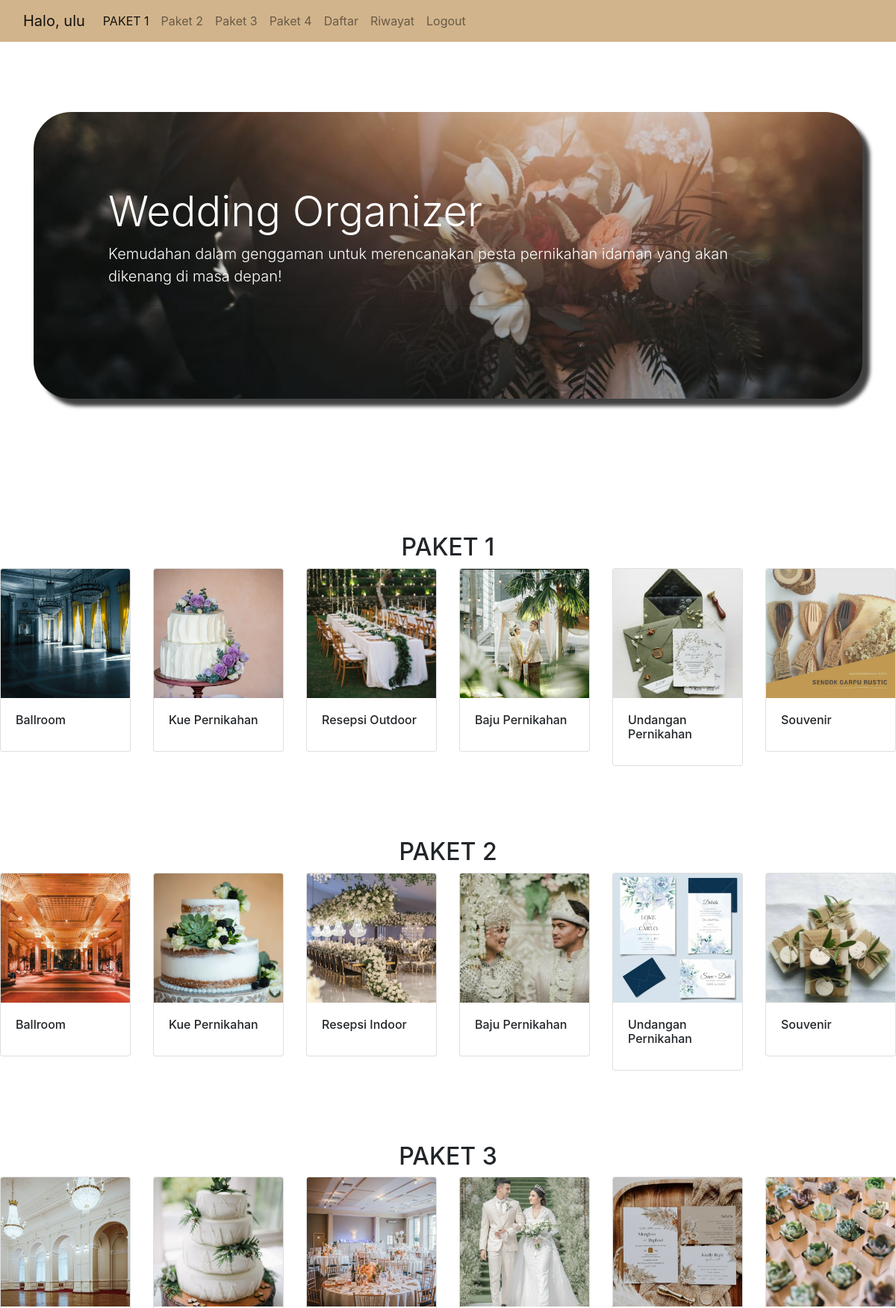
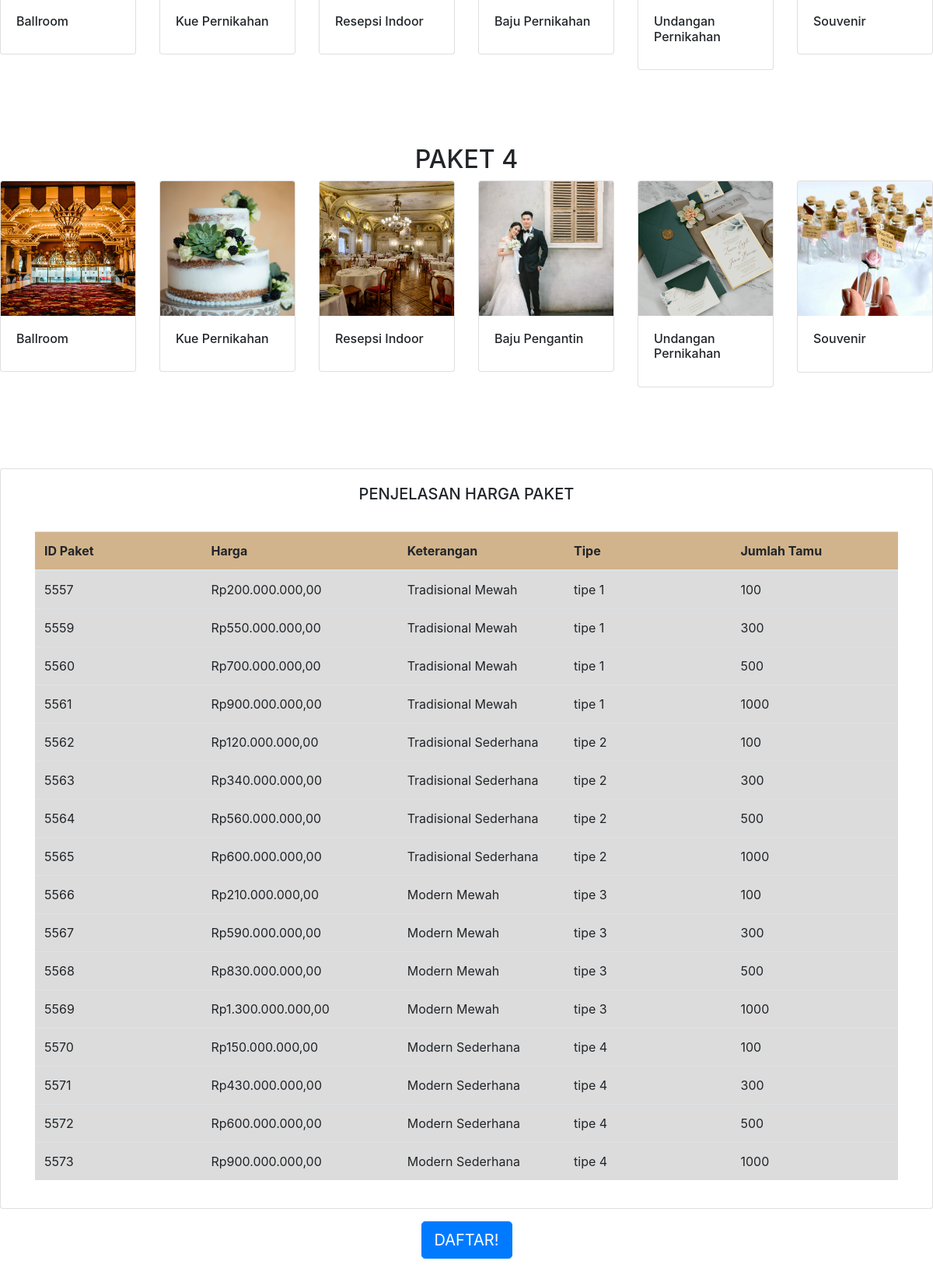
Screenshot of /halaman_pelanggan.php (signed in, upper part) with the database file from the repository (2 pictures, top to bottom).
### tables this page shows
CREATE TABLE `paket` (
  `id_paket` int(10) NOT NULL,
  `harga` int(20) NOT NULL,
  `keterangan` varchar(100) NOT NULL,
  `tipe` varchar(50) NOT NULL,
  `jumlah_tamu` varchar(30) NOT NULL
);

### function.php (called while the page is built)
<?php
function rupiah ($angka){
    $hasil = "Rp" . number_format($angka, '2',',','.');
    return $hasil;
}
?>

### halaman_pelanggan.php (the view, shortened to what this page needs)
<!DOCTYPE html>
<html>
<head>
    <link rel="stylesheet" href="https://stackpath.bootstrapcdn.com/bootstrap/4.4.1/css/bootstrap.min.css">
</head>
<body>
	<?php
 include "function.php";
	?>
<body>
<nav class="navbar fixed-top navbar-expand-lg navbar-light " style="background-color: #D2B48C;">
  <div class="container-fluid">
  <a class="navbar-brand font-Dishonorable Mention" >Halo, <?php echo $_SESSION['username']; ?> </a>
    <div class="collapse navbar-collapse" id="navbarNav">
      <ul class="navbar-nav ms-auto text-center">
        <li class="nav-item">
          <a class="nav-link active" aria-current="page" href="#paket1">PAKET 1</a>
        </li>
        <li class="nav-item">
          <a class="nav-link" href="#paket2">Paket 2</a>
        </li>
        <li class="nav-item">
          <a class="nav-link" href="#paket3">Paket 3</a>
        </li>
		<li class="nav-item">
          <a class="nav-link" href="#paket4">Paket 4</a>
        </li>
        <li class="nav-item ml-auto">
          <a class="nav-link" href="#deskpaket">Daftar</a>
        </li>
        <li class="nav-item ml-auto">
          <a class="nav-link" href="#history">Riwayat</a>
        </li>
        <li class="nav-item ml-auto">
          <a class="nav-link" href="logout.php">Logout</a>
        </li>
      </ul>
    </div>
  </div>
</nav>
<div class="container">
    <div class="jumbotron">
      <h1 class="display-4 text-white">Wedding Organizer</h1>
      <p class="lead text-white">Kemudahan dalam genggaman untuk merencanakan pesta pernikahan idaman
        yang akan dikenang di masa depan!</p>
      <hr class="my-4">
    </div>
  </div>
<section id="paket1">
<h2 class= "text-center">PAKET 1</h2>
<div class="row row-cols-1 row-cols-md-2 g-4">
<div class="col-lg-2 col-md-2 col-xs-3 thumb">
    <div class="card">
      <img src="foto/bl1.jpeg" class="card-img-top" alt="rekomen">
      <div class="card-body">
        <h6 class="card-title">Ballroom</h6>
              </div>
    </div>
  </div>
  <div class="col-lg-2 col-md-3 col-xs-5 thumb">
    <div class="card">
      <img src="foto/kue2.jpeg" class="card-img-top" alt="rekomen">
      <div class="card-body">
        <h6 class="card-title">Kue Pernikahan</h6>
              </div>
    </div>
  </div>
  <div class="col-lg-2 col-md-3 col-xs-5 thumb">
    <div class="card">
      <img src="foto/tema7.jpeg" class="card-img-top" alt="rekomen">
      <div class="card-body">
        <h6 class="card-title">Resepsi Outdoor</h6>
              </div>
    </div>
  </div>
  <div class="col-lg-2 col-md-3 col-xs-5 thumb">
    <div class="card">
      <img src="foto/tr4.jpeg" class="card-img-top" alt="rekomen">
      <div class="card-body">
        <h6 class="card-title">Baju Pernikahan</h6>
      </div>
    </div>
  </div>
  <div class="col-lg-2 col-md-3 col-xs-5 thumb">
    <div class="card">
      <img src="foto/udg3.jpeg" class="card-img-top" alt="rekomen">
      <div class="card-body">
        <h6 class="card-title">Undangan Pernikahan</h6>
      </div>
    </div>
  </div>
  <div class="col-lg-2 col-md-3 col-xs-5 thumb">
    <div class="card">
      <img src="foto/sv4.jpeg" class="card-img-top" alt="rekomen">
      <div class="card-body">
        <h6 class="card-title">Souvenir</h6>
      </div>
    </div>
  </div>
</div>
<section id="paket2">
<h2 class= "text-center">PAKET 2</h2>
<div class="row row-cols-1 row-cols-md-2 g-4">
<div class="col-lg-2 col-md-2 col-xs-3 thumb">
    <div class="card">
      <img src="foto/bl2.jpeg" class="card-img-top" alt="rekomen">
      <div class="card-body">
        <h6 class="card-title">Ballroom</h6>
              </div>
    </div>
  </div>
  <div class="col-lg-2 col-md-3 col-xs-5 thumb">
    <div class="card">
      <img src="foto/kue4.jpeg" class="card-img-top" alt="rekomen">
      <div class="card-body">
        <h6 class="card-title">Kue Pernikahan</h6>
              </div>
    </div>
  </div>
  <div class="col-lg-2 col-md-3 col-xs-5 thumb">
    <div class="card">
      <img src="foto/tema3.jpeg" class="card-img-top" alt="rekomen">
      <div class="card-body">
        <h6 class="card-title">Resepsi Indoor</h6>
              </div>
    </div>
  </div>
  <div class="col-lg-2 col-md-3 col-xs-5 thumb">
    <div class="card">
      <img src="foto/tr1.jpeg" class="card-img-top" alt="rekomen">
      <div class="card-body">
        <h6 class="card-title">Baju Pernikahan</h6>
      </div>
    </div>
  </div>
  <div class="col-lg-2 col-md-3 col-xs-5 thumb">
    <div class="card">
      <img src="foto/udg1.jpeg" class="card-img-top" alt="rekomen">
      <div class="card-body">
        <h6 class="card-title">Undangan Pernikahan</h6>
      </div>
    </div>
  </div>
  <div class="col-lg-2 col-md-3 col-xs-5 thumb">
    <div class="card">
      <img src="foto/sv2.jpeg" class="card-img-top" alt="rekomen">
      <div class="card-body">
        <h6 class="card-title">Souvenir</h6>
      </div>
    </div>
  </div>
</div>
<section id="paket3">
<h2 class= "text-center">PAKET 3</h2>
<div class="row row-cols-1 row-cols-md-2 g-4">
<div class="col-lg-2 col-md-2 col-xs-3 thumb">
    <div class="card">
      <img src="foto/bl3.jpeg" class="card-img-top" alt="rekomen">
      <div class="card-body">
        <h6 class="card-title">Ballroom</h6>
              </div>
    </div>
  </div>
  <div class="col-lg-2 col-md-3 col-xs-5 thumb">
    <div class="card">
      <img src="foto/kue.jpeg" class="card-img-top" alt="rekomen">
      <div class="card-body">
        <h6 class="card-title">Kue Pernikahan</h6>
              </div>
    </div>
  </div>
  <div class="col-lg-2 col-md-3 col-xs-5 thumb">
    <div class="card">
      <img src="foto/rm2.jpeg" class="card-img-top" alt="rekomen">
      <div class="card-body">
        <h6 class="card-title">Resepsi Indoor</h6>
              </div>
    </div>
  </div>
  <div class="col-lg-2 col-md-3 col-xs-5 thumb">
    <div class="card">
      <img src="foto/md3.jpeg" class="card-img-top" alt="rekomen">
      <div class="card-body">
        <h6 class="card-title">Baju Pernikahan</h6>
      </div>
    </div>
  </div>
  <div class="col-lg-2 col-md-3 col-xs-5 thumb">
    <div class="card">
      <img src="foto/udg5.jpeg" class="card-img-top" alt="rekomen">
      <div class="card-body">
        <h6 class="card-title">Undangan Pernikahan</h6>
      </div>
    </div>
  </div>
  <div class="col-lg-2 col-md-3 col-xs-5 thumb">
    <div class="card">
      <img src="foto/sv3.jpeg" class="card-img-top" alt="rekomen">
      <div class="card-body">
        <h6 class="card-title">Souvenir</h6>
      </div>
    </div>
  </div>
</div>
<section id="paket4">
<h2 class= "text-center">PAKET 4</h2>
<div class="row row-cols-1 row-cols-md-2 g-4">
<div class="col-lg-2 col-md-2 col-xs-3 thumb">
    <div class="card">
      <img src="foto/bl4.jpeg" class="card-img-top" alt="rekomen">
      <div class="card-body">
        <h6 class="card-title">Ballroom</h6>
              </div>
    </div>
  </div>
  <div class="col-lg-2 col-md-3 col-xs-5 thumb">
    <div class="card">
      <img src="foto/kue4.jpeg" class="card-img-top" alt="rekomen">
      <div class="card-body">
        <h6 class="card-title">Kue Pernikahan</h6>
              </div>
    </div>
  </div>
  <div class="col-lg-2 col-md-3 col-xs-5 thumb">
    <div class="card">
      <img src="foto/rm1.jpeg" class="card-img-top" alt="rekomen">
      <div class="card-body">
        <h6 class="card-title">Resepsi Indoor</h6>
              </div>
    </div>
  </div>
  <div class="col-lg-2 col-md-3 col-xs-5 thumb">
    <div class="card">
      <img src="foto/md2.jpeg" class="card-img-top" alt="rekomen">
      <div class="card-body">
        <h6 class="card-title">Baju Pengantin</h6>
      </div>
    </div>
  </div>
  <div class="col-lg-2 col-md-3 col-xs-5 thumb">
    <div class="card">
      <img src="foto/udg6.jpeg" class="card-img-top" alt="rekomen">
      <div class="card-body">
        <h6 class="card-title">Undangan Pernikahan</h6>
      </div>
    </div>
  </div>
  <div class="col-lg-2 col-md-3 col-xs-5 thumb">
    <div class="card">
      <img src="foto/sv1.jpeg"class="card-img-top" alt="rekomen">
      <div class="card-body">
        <h6 class="card-title">Souvenir</h6>
      </div>
    </div>
  </div>
</div>
<section id="deskpaket">
<br><div class="card">
  <div class="card-body">
    <h5 class="card-title text-center">PENJELASAN HARGA PAKET</h5><br>
    <div class="container">
        <center>
        <table border="1" class="text-center">
        <table class="table">
            <tr>
               <th width="150px"
                style="background-color:#D2B48C"
                style="white-space:nowrap" >ID Paket</th>
               <th width="150px"
                style="background-color:#D2B48C"
                style="white-space:nowrap">Harga</th>
               <th width="150px"
                style="background-color:#D2B48C"
                style="white-space:nowrap">Keterangan</th>
               <th width="150px"
                style="background-color:#D2B48C"
                style="white-space:nowrap">Tipe</th>
                <th width="150px"
                style="background-color:#D2B48C"
                style="white-space:nowrap">Jumlah Tamu</th>
            </tr>
            <tbody>
            <?php
            include 'koneksi.php';
            $data=mysqli_query($koneksi, "SELECT * From paket") or die(mysqli_error($koneksi));
            foreach($data as $baris){ ?>
            <tr>
                <td style="background-color:#DCDCDC"><?php echo $baris['id_paket'] ?></td>
                <td style="background-color:#DCDCDC"><?php echo rupiah ($baris['harga'])?></td>
                <td style="background-color:#DCDCDC"><?php echo $baris['keterangan'] ?></td>
                <td style="background-color:#DCDCDC"><?php echo $baris['tipe'] ?></td>
                <td style="background-color:#DCDCDC"><?php echo $baris['jumlah_tamu'] ?></td>
            </tr>
            <?php } ?>
            </tbody>
        </table>
    </div>
  </div>
</div>
</section>
<center>
        <a href="formpesan.php" class="btn btn-primary btn-lg">DAFTAR! </a><br><br>
    </center>
<section id="history">
<br>
</section>
</body>
</html>

### halaman_pelanggan.php (style rules this page uses)
body { background-repeat: no-repeat, repeat; background-position: center; background-size: cover; padding-top: 50px; }
section { padding-top: 5rem; }
.jumbotron { background-image: url("foto/bg3.jpeg"); background-repeat: no-repeat, repeat; background-position: center; background-size: cover; font-weight: bold; margin-top: 100px; margin-bottom: 100px; padding: 100px; border-radius: 50px; box-shadow: 10px 10px 5px 0px rgba(0,0,0,0.75); }

### rows the page displays
paket: id_paket "5557", harga "Rp200.000.000,00", keterangan "Tradisional Mewah", tipe "tipe 1", jumlah_tamu "100"
paket: id_paket "5559", harga "Rp550.000.000,00", keterangan "Tradisional Mewah", tipe "tipe 1", jumlah_tamu "300"
paket: id_paket "5560", harga "Rp700.000.000,00", keterangan "Tradisional Mewah", tipe "tipe 1", jumlah_tamu "500"
paket: id_paket "5561", harga "Rp900.000.000,00", keterangan "Tradisional Mewah", tipe "tipe 1", jumlah_tamu "1000"
paket: id_paket "5562", harga "Rp120.000.000,00", keterangan "Tradisional Sederhana", tipe "tipe 2", jumlah_tamu "100"
paket: id_paket "5563", harga "Rp340.000.000,00", keterangan "Tradisional Sederhana", tipe "tipe 2", jumlah_tamu "300"
paket: id_paket "5564", harga "Rp560.000.000,00", keterangan "Tradisional Sederhana", tipe "tipe 2", jumlah_tamu "500"
paket: id_paket "5565", harga "Rp600.000.000,00", keterangan "Tradisional Sederhana", tipe "tipe 2", jumlah_tamu "1000"
paket: id_paket "5566", harga "Rp210.000.000,00", keterangan "Modern Mewah", tipe "tipe 3", jumlah_tamu "100"
paket: id_paket "5567", harga "Rp590.000.000,00", keterangan "Modern Mewah", tipe "tipe 3", jumlah_tamu "300"
paket: id_paket "5568", harga "Rp830.000.000,00", keterangan "Modern Mewah", tipe "tipe 3", jumlah_tamu "500"
paket: id_paket "5569", harga "Rp1.300.000.000,00", keterangan "Modern Mewah", tipe "tipe 3", jumlah_tamu "1000"
paket: id_paket "5570", harga "Rp150.000.000,00", keterangan "Modern Sederhana", tipe "tipe 4", jumlah_tamu "100"
paket: id_paket "5571", harga "Rp430.000.000,00", keterangan "Modern Sederhana", tipe "tipe 4", jumlah_tamu "300"
paket: id_paket "5572", harga "Rp600.000.000,00", keterangan "Modern Sederhana", tipe "tipe 4", jumlah_tamu "500"
paket: id_paket "5573", harga "Rp900.000.000,00", keterangan "Modern Sederhana", tipe "tipe 4", jumlah_tamu "1000"

### other values shown
$_SESSION['username'] "ulu"
